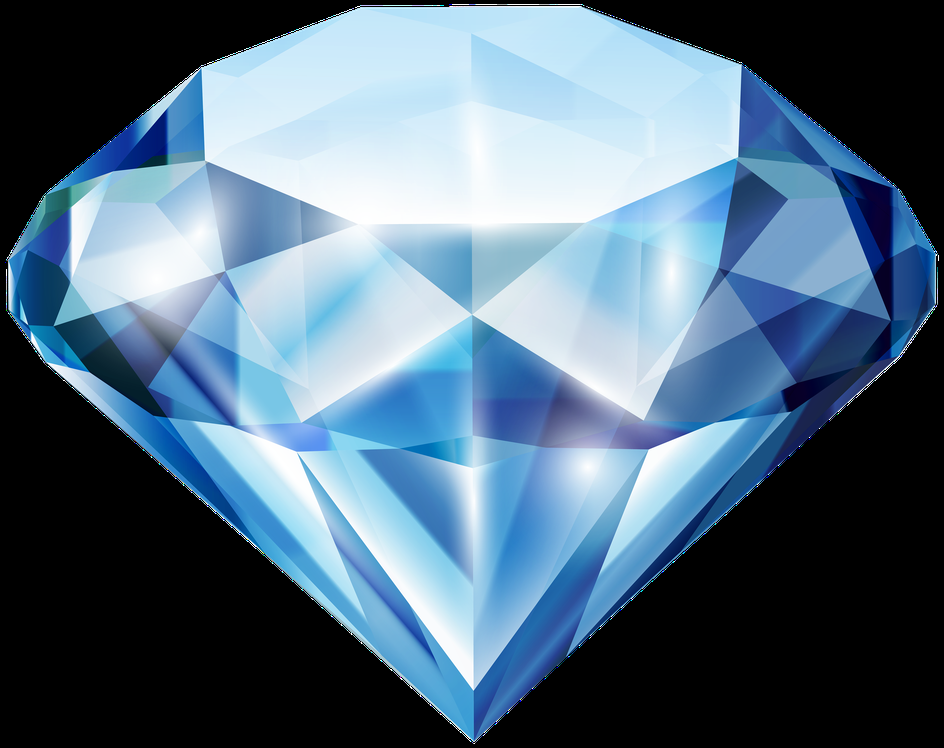
#> input picture CV/diamond.png, 944 x 748 px, shrunk from 4000 x 3170 before the run, found by its file name
$ jupyter execute 'Edge Detector.ipynb'
#> lines starting #> are read from the running program, lines starting #| are printed output that depends on the picture; after the words box and inside, x2 and y2 are one past the last pixel; in counts of white or black regions, pixels touching at a corner belong together
[cell 1]
import cv2 as cv
import numpy as np
from matplotlib import pyplot as plt

[cell 2]
img = cv.imread("diamond.png",1)
#> img is the input picture: shape (748, 944, 3); mean B, G, R 127.9, 108.3, 84.2

[cell 3]
plt.figure(figsize=(30, 30))

kernelx = np.array([[1,1,1],[0,0,0],[-1,-1,-1]])
kernely = np.array([[-1,0,1],[-1,0,1],[-1,0,1]])

laplacian=cv.Laplacian(img,cv.CV_64F)
canny=cv.Canny(img, 200, 250)
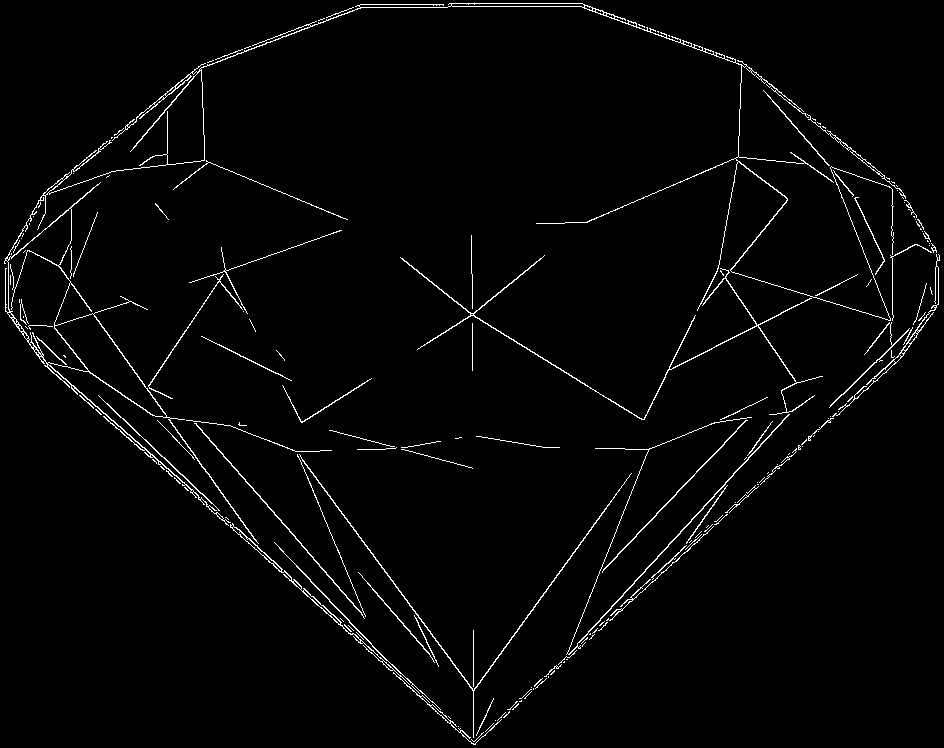
#> canny: shape (748, 944); 2.3% white in thin lines or dots
sobelx=cv.Sobel(img,cv.CV_64F,1,0,ksize=7)
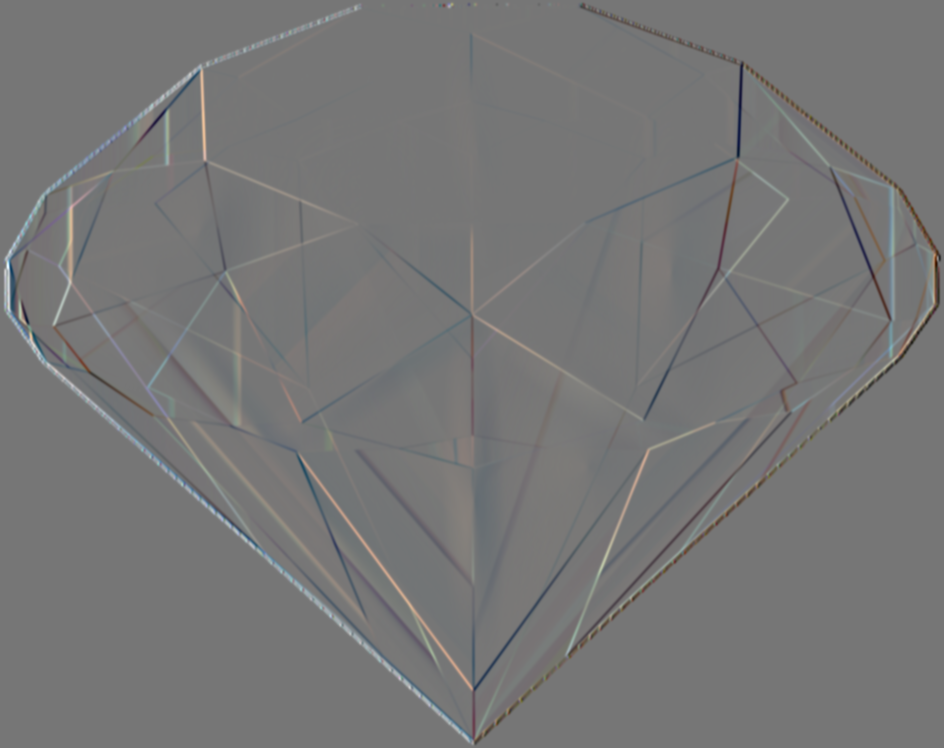
#> sobelx: shape (748, 944, 3) float64; mean B, G, R 0, 0, 0; drawn with min black and max white
sobely=cv.Sobel(img,cv.CV_64F,0,1,ksize=7)
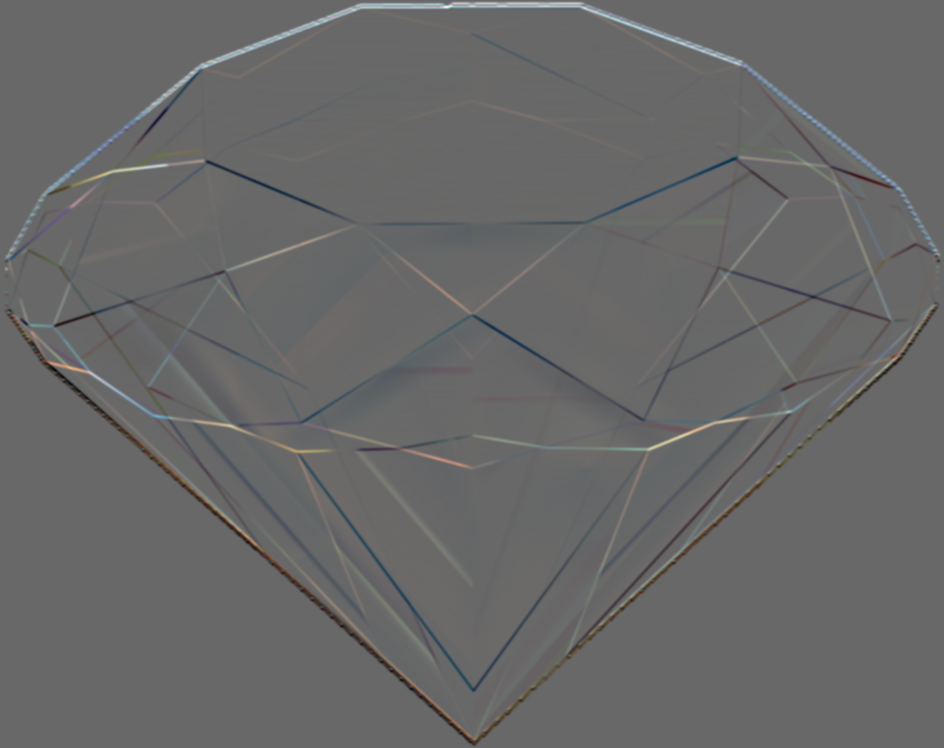
#> sobely: shape (748, 944, 3) float64; mean B, G, R 0, 0, 0; drawn with min black and max white
prewittx = cv.filter2D(img, -1, kernelx)
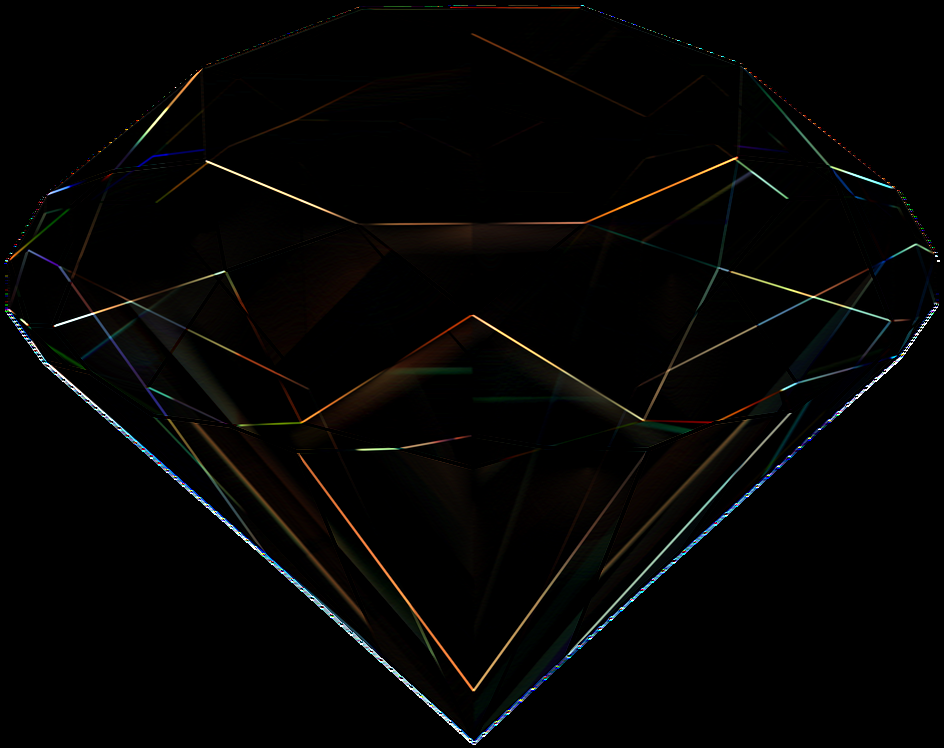
#> prewittx: shape (748, 944, 3); mean B, G, R 3.6, 4.3, 4.6
prewitty = cv.filter2D(img, -1, kernely)
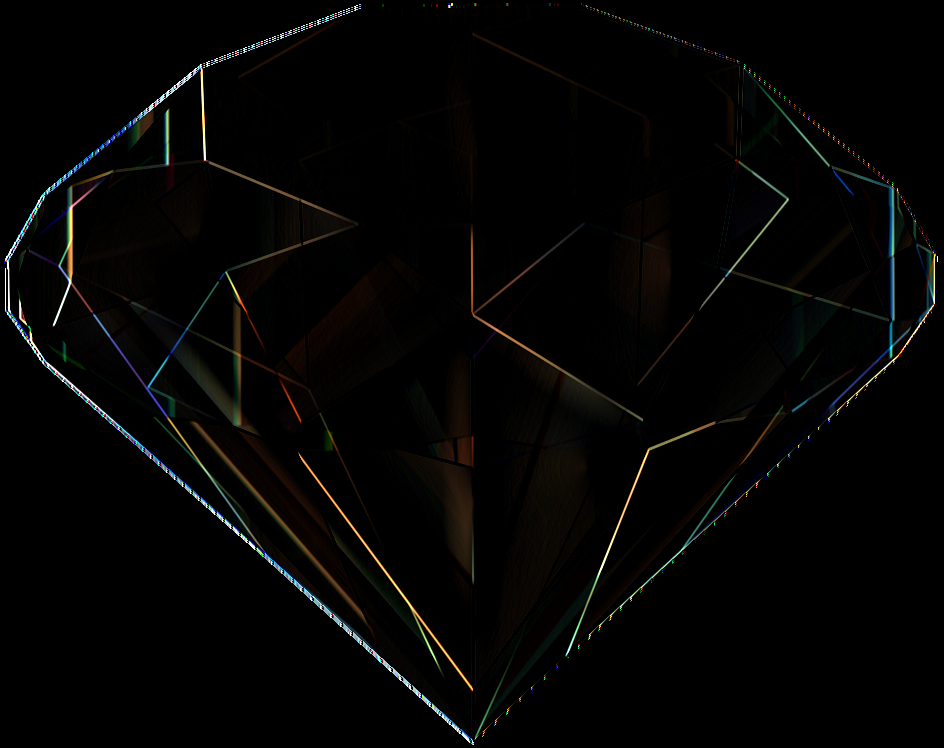
#> prewitty: shape (748, 944, 3); mean B, G, R 3.5, 4.3, 4.5
l=[img,laplacian,canny,sobelx,sobely,prewittx,prewitty]
t=["Original","Laplacian","Canny","Sobel X","Sobel Y","Perwitt X","Perwitt Y"]

for i in range(7):
    plt.subplot(3,3,i+1)
    plt.imshow(l[i])
    plt.title(t[i])
    plt.xticks([]),plt.yticks([])
plt.show()
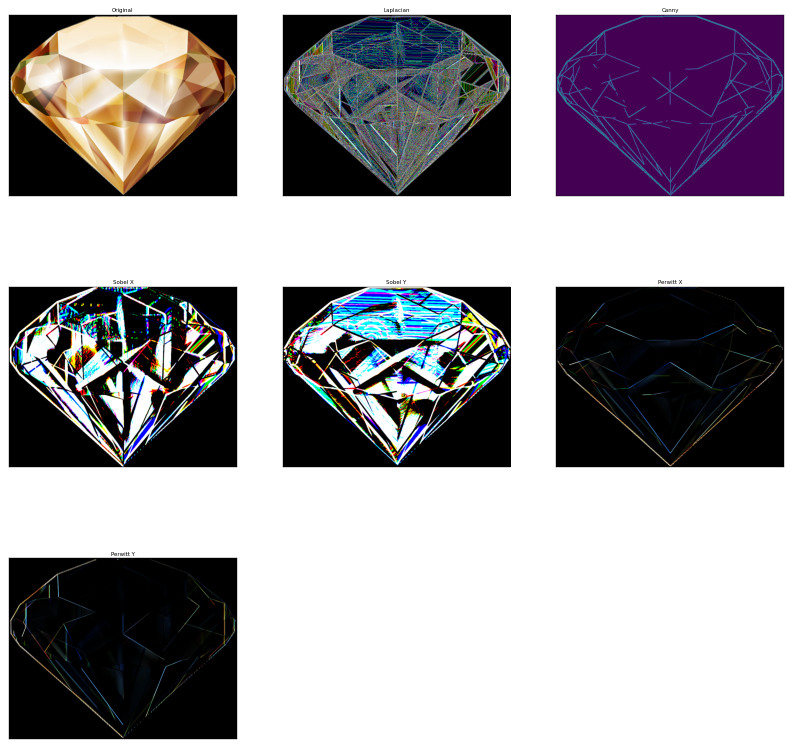
#> figure drawn by matplotlib, 7 panels; B, G, R data is drawn as R, G, B

$ run again, with CV/cloudy.jpg saved as CV/diamond.png
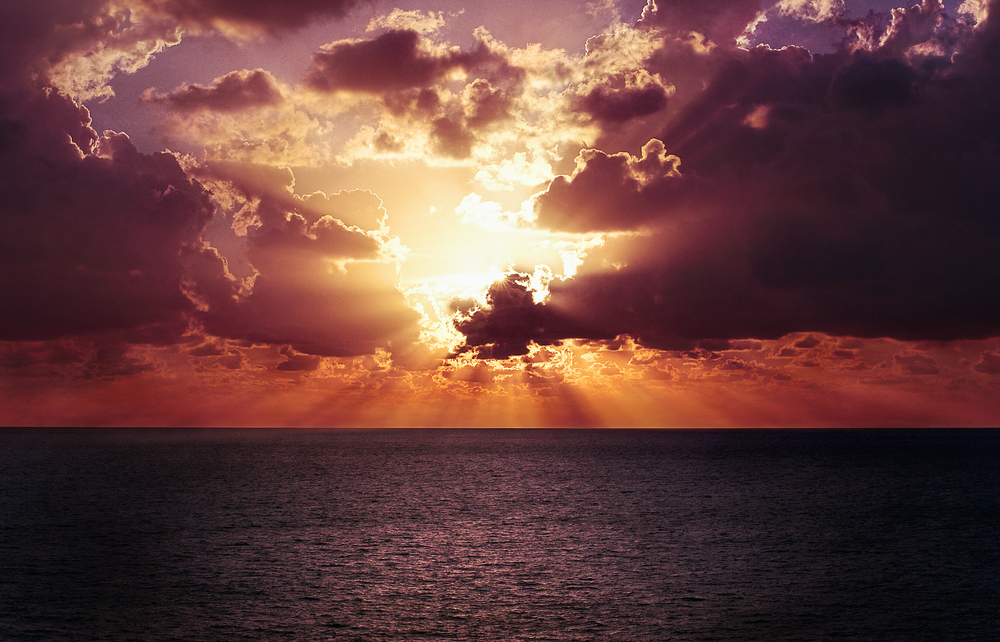
#> input picture CV/cloudy.jpg, 1000 x 642 px, shrunk from 4673 x 3000 before the run, found by its file name
#> img is the input picture: shape (642, 1000, 3); mean B, G, R 61.5, 64.7, 103.8
#> `canny=cv.Canny(img, 200, 250)`:
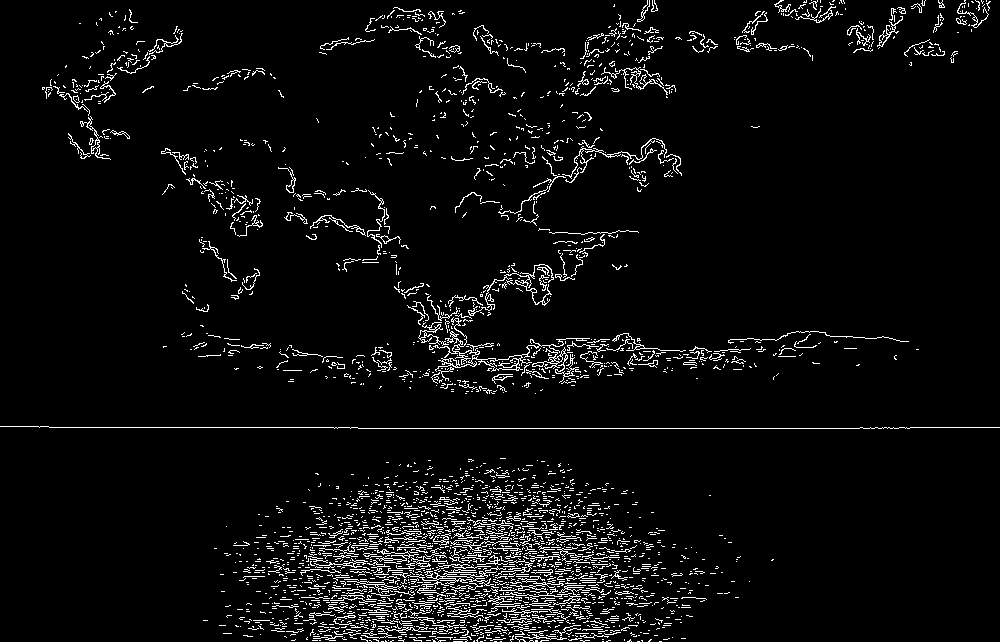
#> canny: shape (642, 1000); 4.8% white in thin lines or dots
#> `prewitty = cv.filter2D(img, -1, kernely)`:
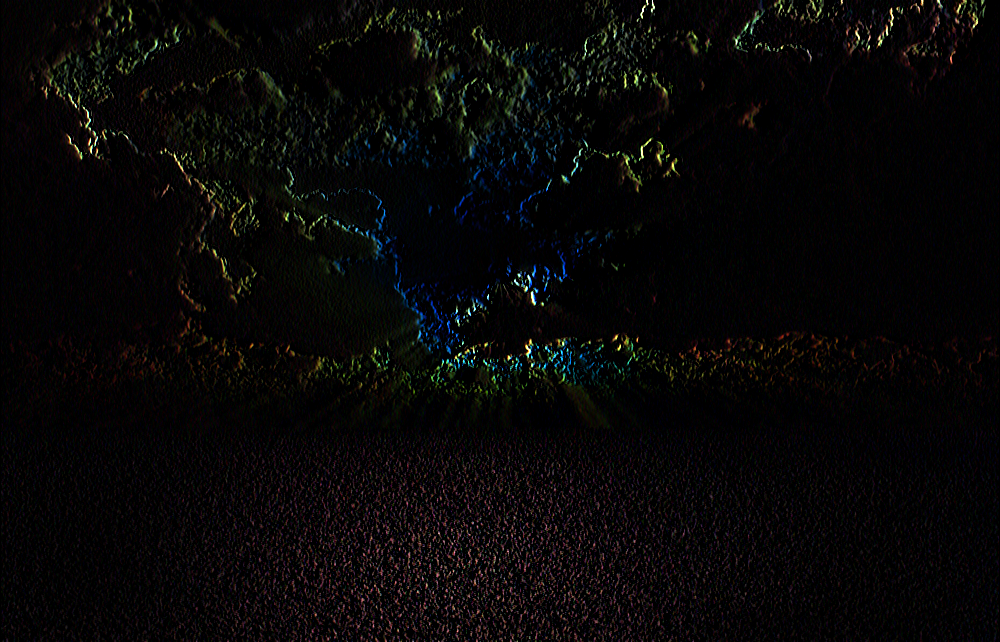
#> prewitty: shape (642, 1000, 3); mean B, G, R 6.7, 6.9, 7.8

$ run again, with CV/eclispe.jpg saved as CV/diamond.png
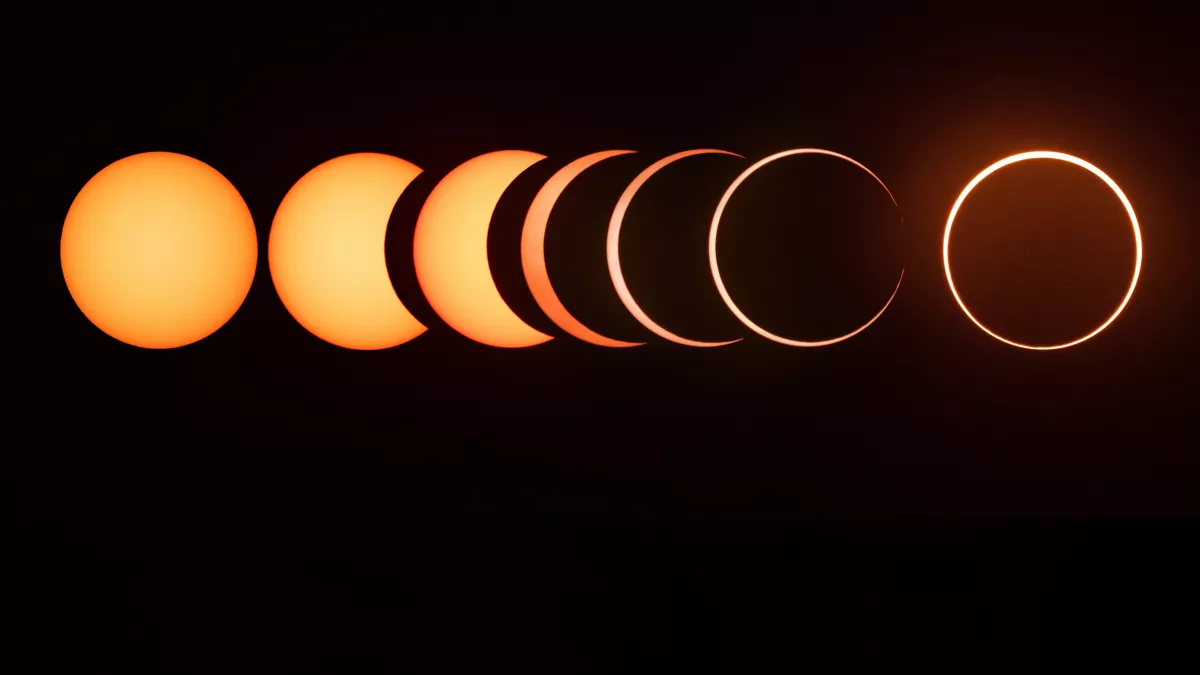
#> input picture CV/eclispe.jpg, 1200 x 675 px, found by its file name
#> img is the input picture: shape (675, 1200, 3); mean B, G, R 11.2, 21.1, 42.3
#> `canny=cv.Canny(img, 200, 250)`:
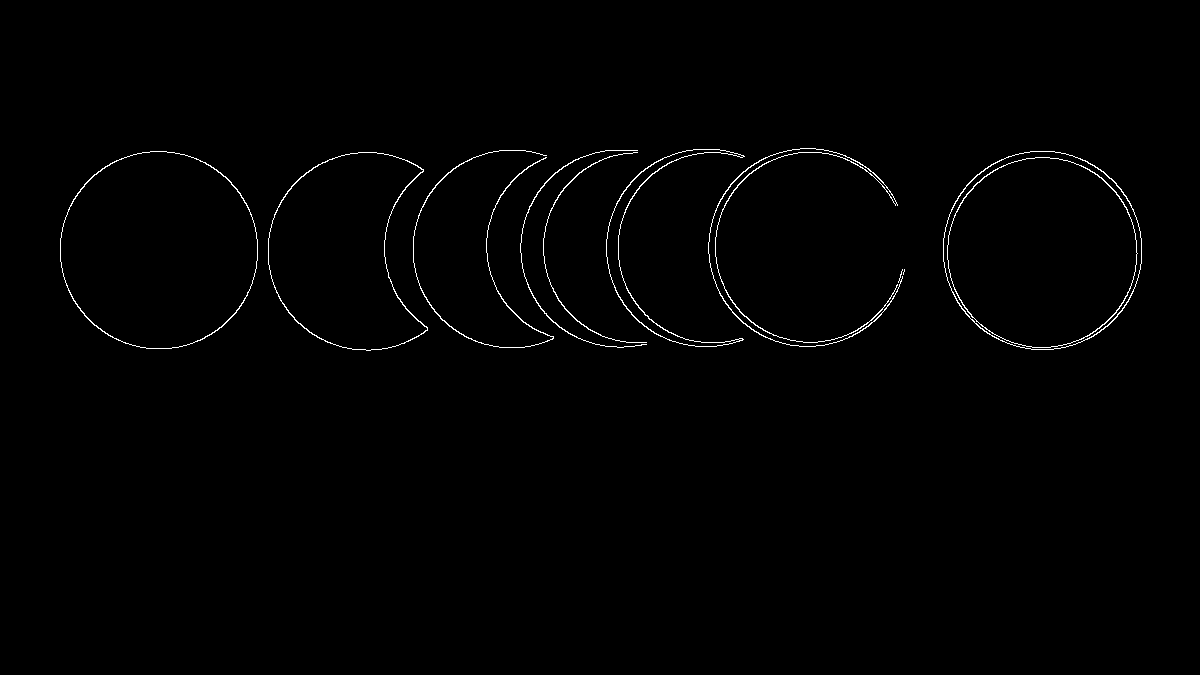
#> canny: shape (675, 1200); 0.79% white in thin lines or dots, all inside (x1, y1, x2, y2) = (60, 148, 1142, 351)
#> `prewitty = cv.filter2D(img, -1, kernely)`:
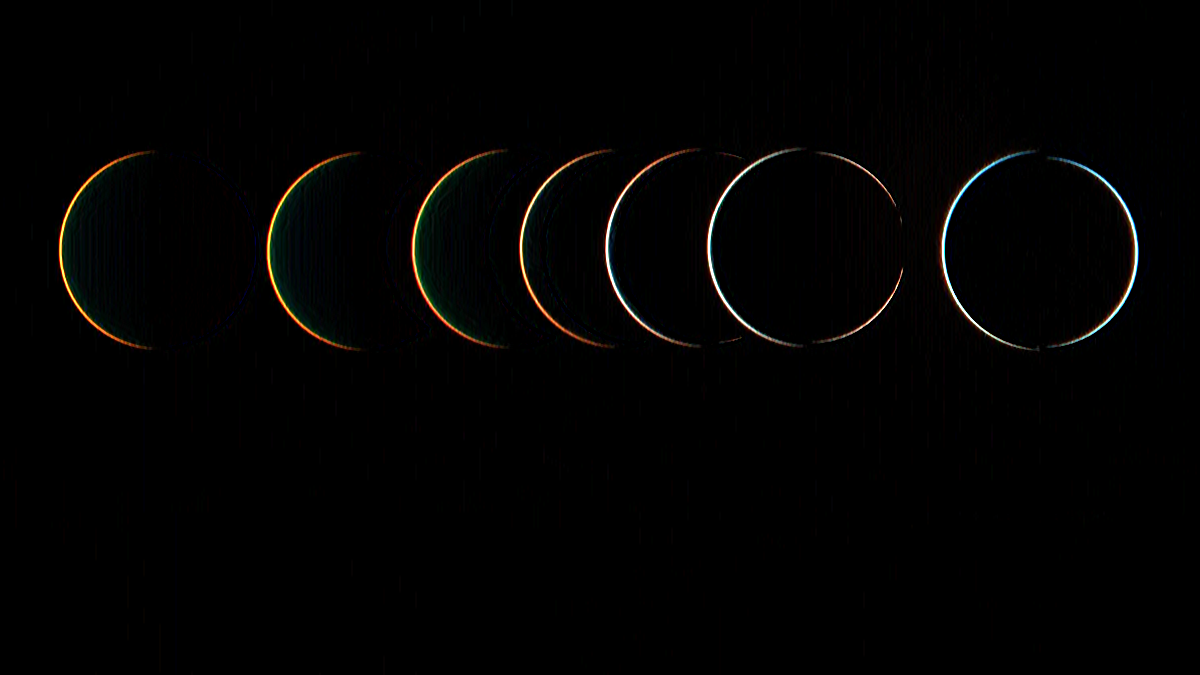
#> prewitty: shape (675, 1200, 3); mean B, G, R 1.8, 2.3, 2.6
